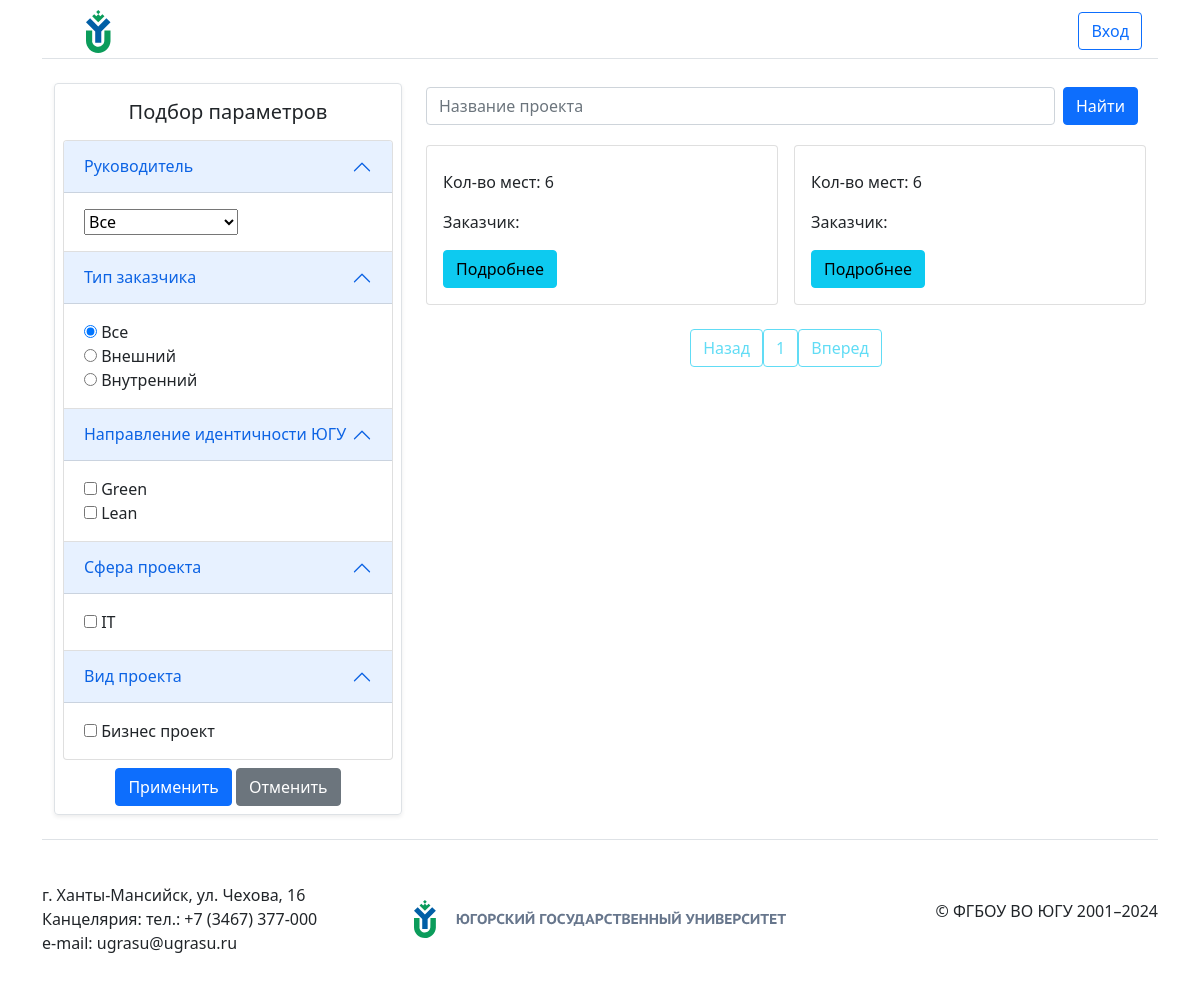
The app's page /, older data.
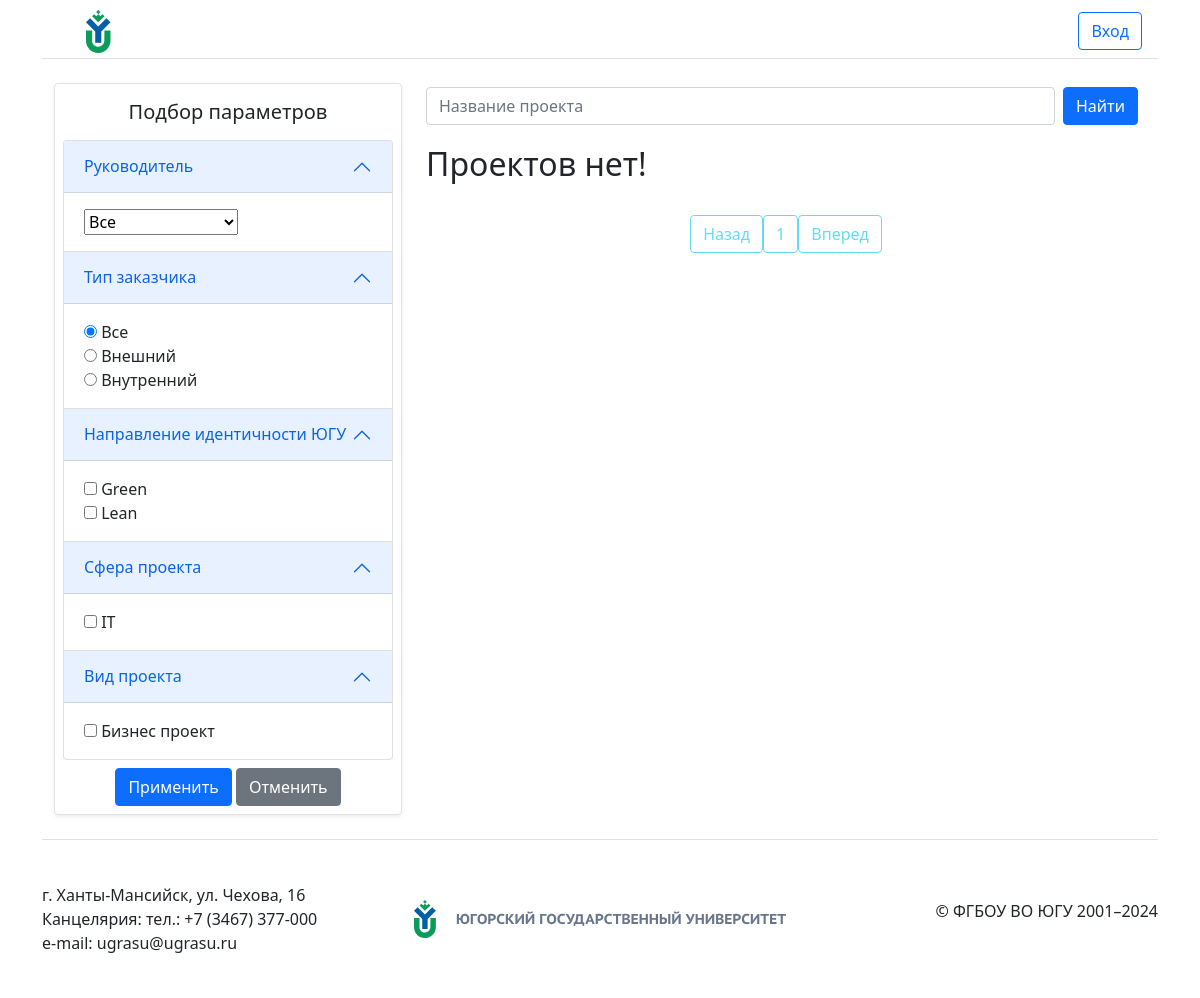
The same page, newer data.
### showcase_projects/models.py (models this page shows, shortened)
class Project(models.Model):
    class Meta:
        permissions = [
            ("change_status_project", "Can change status project"),
        ]
    CUSTOMER_TYPE = [
        ('external' ,'Внешний'),
        ('interior' ,'Внутренний'),
    ]
    order = models.OneToOneField(Order, on_delete=models.CASCADE, default=None, null=True, blank=True,)
    place = models.IntegerField(default=6)
    lecturer = models.ForeignKey(Lecturer, on_delete=models.CASCADE, default=None, null=True, blank=True, related_name='lecturer')
    customer_type = models.CharField(max_length=20, choices=CUSTOMER_TYPE, default='processing')

### showcase_projects/views.py (the view)
# urls.py: path('', ProjectListView.as_view(model=Project), name='home'),
class ProjectListView(ListView):
    queryset = Project.objects.all()
    template_name = 'showcase_projects/home.html'
    context_object_name = 'projects'
    paginate_by = 4
    def get_queryset(self):
        queryset = super().get_queryset()
        query = self.request.GET.get('q')
        filters = self.request.GET
        if query:
            queryset = queryset.filter(Q(order__title__icontains=query))
        self.filterset = ProjectFilter(filters, queryset=queryset)
        return self.filterset.qs
    def get_context_data(self, **kwargs):
        context = super().get_context_data(**kwargs)
        context['projectFilter'] = self.filterset.form
        context['applied_filters'] = self.request.GET.urlencode()
        return context

### registration/models.py (called while the page is built)
    def __str__(self):
        return self.user.username

### showcase_projects/models.py (called while the page is built)
    def __str__(self):
        return self.title

    def __str__(self):
        return self.title

    def __str__(self):
        return self.title

### showcase_projects/templates/showcase_projects/home.html (shortened to what this page needs)
{% extends "showcase_projects/base.html" %}
{% block content %}
<div class="container-fluid">
    <div class="row">
        <div class="col-md-8 order-md-2">
            <section class="py-1 text-center">
                <form action="{% url 'home' %}" method="get"
                    class="d-flex justify-content-between align-items-center mb-3">
                    <input name="q" type="text" class="form-control me-2" id="searchProject"
                        placeholder="Название проекта">
                    <button type="submit" class="btn btn-primary me-2">Найти</button>
                </form>
            </section>
            <div class="row row-cols-1 row-cols-md-2 g-3">
                {% if projects %}
                    {% for project in projects %}
                        {% include "showcase_projects/project_card.html" %}
                    {% endfor %}
                {% else %}
                    <div class="col">
                        <h2>Проектов нет!</h2>
                    </div>
                {% endif %}
            </div>
            <div class="pagination justify-content-center mt-4">
                <div id="pagination-buttons-container">
                </div>
            </div>
        </div>
        <div class="col-md-4 order-md-1" id="filtersColumn">
            <div class="row p-2 g-0 border rounded overflow-hidden flex-md-row mb-4 shadow-sm h-md-250 position-relative" style="overflow-y: auto;">
                <h5 class="text-center mb-3 mt-2">Подбор параметров</h5>
                <form method="get">
                    <div class="accordion" id="projectFiltersAccordion">
                        {% for filter in projectFilter %}
                            <div class="accordion-item">
                                <h2 class="accordion-header" id="filterHeading{{ forloop.counter }}">
                                    <button class="accordion-button" type="button" data-bs-toggle="collapse" data-bs-target="#filterCollapse{{ forloop.counter }}" aria-expanded="true" aria-controls="filterCollapse{{ forloop.counter }}">
                                        {{ filter.label }}
                                    </button>
                                </h2>
                                <div id="filterCollapse{{ forloop.counter }}" class="accordion-collapse collapse show" aria-labelledby="filterHeading{{ forloop.counter }}">
                                    <div class="accordion-body">
                                        {{ filter }}
                                    </div>
                                </div>
                            </div>
                        {% endfor %}
                    </div>
                    <div class="col text-center">
                        <input type="submit" class="btn btn-primary btn-block mt-2" value="Применить" />
                        <button type="button" class="btn btn-secondary btn-block mt-2" onclick="clearFilters()">Отменить</button>
                    </div>
                </form>
            </div>
        </div>
    </div>
</div>
{% endblock content %}

### showcase_projects/templates/showcase_projects/project_card.html (shortened to what this page needs)
<div class="col">
    <div class="card h-100">
        <div class="card-body">
            <p class="card-text">Кол-во мест: {{ project.place }}</p>
            <p class="card-text">Заказчик: {{ project.order.customer.user.username }}</p>
            <a href="{% url 'project-detail' project.id %}" class="btn btn-info">Подробнее</a>
        </div>
    </div>
</div>

Row changes from the older to the newer data that the page shows:
removed Project: place "6"
removed Project: place "6"
Text that changed along with them:
text now shown: "Проектов нет!"
